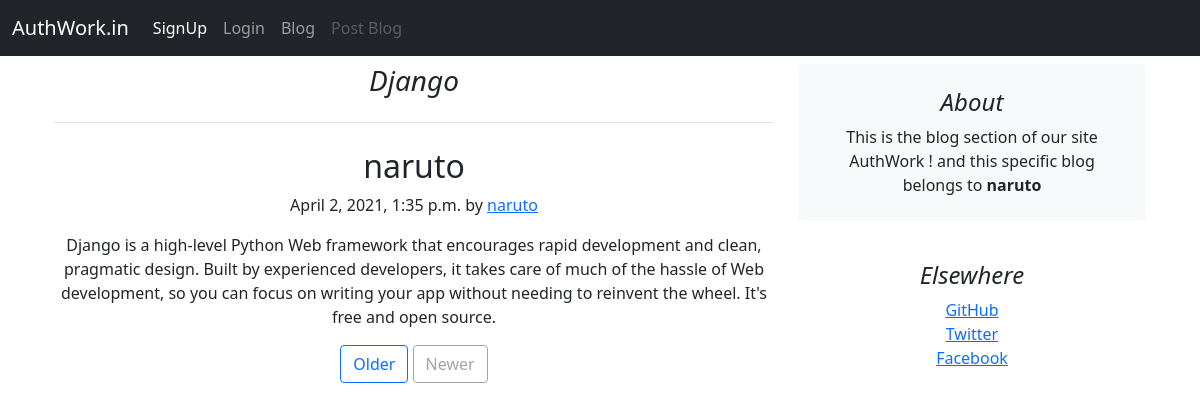
The page /blogpost/3 on the database its author committed.
### blog/models.py (models this page shows, shortened)
class Post(models.Model):
    post_id = models.AutoField(primary_key=True,default=None)
    title = models.CharField(max_length=200, unique=True)
    slug = models.SlugField(max_length=200, unique=True)
    author = models.ForeignKey(User, on_delete= models.CASCADE,related_name='blog_posts')
    updated_on = models.DateTimeField(auto_now= True)
    content = models.TextField()
    created_on = models.DateTimeField(auto_now_add=True)
    thumbnail = models.ImageField(upload_to = 'profile_picture/')
    profile = models.ForeignKey(Profile, on_delete=models.CASCADE,default=None,null=True)
    class Meta:
        ordering = ['-created_on']
    def __str__(self):
        return self.title

### userwork/models.py (models this page shows)
class Profile(models.Model):
    user = models.OneToOneField(User,on_delete=models.CASCADE)
    profile_picture = models.ImageField(upload_to = 'profile_picture/')
    dob = models.DateField(null = True)
    def __str__(self):
        return self.user.username

### blog/views.py (the view)
# urls.py: path('blogpost/<int:id>', blogpost , name='blogpost'),
def blogpost(request,id):
    post = Post.objects.filter(post_id = id)[0]
    print(post)
    return render(request,'blogpost.html',{'post' : post})

### blog/templates/blogpost.html (shortened to what this page needs)
{% extends 'base.html' %}
{% block content %}
<div class="container mt-2">
<div class="row">
    <div class="col-md-8">
      <h3 class="pb-4 mb-4 fst-italic border-bottom">
        {{post.title}}
      </h3>
      <article class="blog-post" >
        <h2 class="blog-post-title">{{post.author}} </h2>
        <p class="blog-post-meta">{{post.created_on}} by <a href="# ">{{post.profile}}</a>
        </p>
        <p>{{post.content}}</p>
      </article>
      <nav class="blog-pagination" aria-label="Pagination">
        <a class="btn btn-outline-primary" href="#">Older</a>
        <a class="btn btn-outline-secondary disabled" href="#" tabindex="-1" aria-disabled="true">Newer</a>
      </nav>
    </div>
    <div class="col-md-4">
      <div class="p-4 mb-3 bg-light rounded">
        <h4 class="fst-italic">About</h4>
        <p class="mb-0">This is the blog section of our site AuthWork !
            and this specific blog belongs to <b> {{post.author}} </b>
        </p>
      </div>
      <div class="p-4">
        <h4 class="fst-italic">Elsewhere</h4>
        <ol class="list-unstyled">
          <li><a href="#">GitHub</a></li>
          <li><a href="#">Twitter</a></li>
          <li><a href="#">Facebook</a></li>
        </ol>
      </div>
    </div>
  </div>
  </div>
  </div>
{% endblock content %}

### project_templates/base.html (shortened to what this page needs)
<!doctype html>
<html lang="en">
  <head>
    <link href="https://cdn.jsdelivr.net/npm/bootstrap@5.0.0-beta3/dist/css/bootstrap.min.css" rel="stylesheet">
  </head>
  <body>
  <nav class="navbar navbar-expand-lg navbar-dark bg-dark">
    <div class="container-fluid">
      <a class="navbar-brand" href="{% url 'createaccount'%}">AuthWork.in</a>
      <div class="collapse navbar-collapse" id="navbarNavAltMarkup">
        <div class="navbar-nav">
        {% if user.is_authenticated %}
          <a class="nav-link active" aria-current="page" href="{% url 'logout'%}">Logout</a>
          <a class="nav-link" href="{% url 'password_change'%}">Change Password</a>
          <a class="nav-link" href="{% url 'blog'%}">Blog</a>
          <a class="nav-link" href="{% url 'addpost'%}">Post Blog</a>
          <a class="nav-link" href="{% url 'profile'%}">Profile</a>
        {% else %}
          <a class="nav-link active" aria-current="page" href="{% url 'createaccount'%}">SignUp</a>
          <a class="nav-link" href="{% url 'login'%}">Login</a>
          <a class="nav-link" href="{% url 'blog'%}">Blog</a>
          <a class="nav-link disabled" href="#" tabindex="-1" aria-disabled="true">Post Blog</a>
        {% endif %}
        </div>
      </div>
    </div>
  </nav>
<div class="container" style="text-align: center;">
{%block content%}
{% endblock content%}
  </body>

### rows shown on the page
Post: title "Django", author "naruto", created_on "April 2, 2021, 1:35 p.m.", profile "naruto", content "Django is a high-level Python Web framework that encourages rapid development and clean, pragmatic design. Built by experienced developers, it takes care of much of the hassle of Web development, so you can focus on writing your app without needing to reinvent the wheel. It's free and open source."
